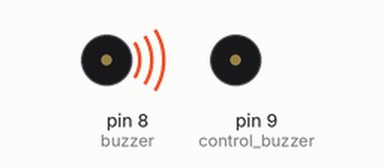
This sketch was run on a simulated Arduino Uno, built with avr-gcc and run on an emulated ATmega328P. Parts: buzzer (waves = sounding, pin HIGH).

Above: at 0.2 s.
Timing chart, 0 to 8.1 s (numbered marks = the images above):
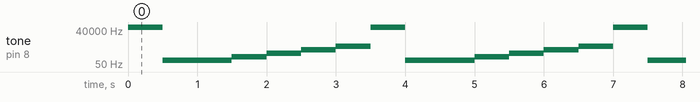

The sketch:

Deneyap_Buzzer.ino
```cpp
//int buzzerPin = 8;

//Türkiye Cumhuriyeti İstiklal Marşı
const int buzzer = 8; // buzzer pin8 ve GND'ye bağlı
const int control_buzzer = 9;
//kullanılacak notalar
int a, ad, b, c, cd, d, dd, e, f, fd, g, gd, a2, ad2, b2, c2, cd2, d2, dd2, e2, f2, fd2, g2, gd2, a3;
void setup()
{
Serial.begin(9600);
pinMode(buzzer, OUTPUT);
pinMode(control_buzzer, OUTPUT);
//////////////////////
// c  = do
// cd = do diyez
// d  = re
// dd = re diyez
// e  = mi
// f  = fa
// fd = fa diyez
// g  = sol
// gd = sol diyez
// a  = la
// ad = la diyez
// b  = si
///////////////////////
//notalara karşılık gelen frekans değerleri
a=440;
ad=466;
b=494;
c=523;
cd=554;
d=587;
dd=622;
e=659;
f = 698;
fd = 740;
g = 784;
gd = 830;
a2 = 880;
ad2 = 932;
b2 = 988;
c2 = 1046;
cd2 = 1108;
d2 = 1174;
dd2 = 1244;
e2 = 1318;
f2 = 1396;
fd2 = 1480;
g2 = 1568;
gd2 = 1660;
a3 = 1760;
}
void loop()
{


  tone(buzzer, -1);
  delay(500);
  tone(buzzer, 100);
  delay(500);
  tone(buzzer, 100);
  delay(500);
  tone(buzzer, 200);
  delay(500);
  tone(buzzer, 400);
  delay(500);
  tone(buzzer, 800);
  delay(500);
  tone(buzzer, 1600);
  delay(500);

}
/*
//Korkma Sönmez Bu Şafak
tone(buzzer, c);
delay(800);
tone(buzzer, f);
delay(800);
tone(buzzer, g);
delay(800);
tone(buzzer, gd);
delay(800);
tone(buzzer, e);
delay(400);
tone(buzzer, g);
delay(200);
tone(buzzer, f);
delay(1600);
noTone(buzzer);
delay(300);
//Larda Yüzden Al Sancak
tone(buzzer, f);
delay(800);
tone(buzzer, ad2);
delay(800);
tone(buzzer, c2);
delay(800);
tone(buzzer, cd2);
delay(800);
tone(buzzer, a2);
delay(400);
tone(buzzer, c2);
delay(200);
tone(buzzer, ad2);
delay(1600);
//Sönmeden Yurdumun Üstünde Tüten En Son Ocak O Be
tone(buzzer, c2);
delay(200);
tone(buzzer, ad2);
delay(200);
tone(buzzer, c2);
delay(200);
tone(buzzer, g);
delay(400);
noTone(buzzer);
delay(100);
tone(buzzer, g);
delay(400);
tone(buzzer, ad);
delay(200);
tone(buzzer, gd);
delay(400);
tone(buzzer, e);
delay(200);
tone(buzzer, f);
delay(400);
tone(buzzer, g);
delay(200);
tone(buzzer, gd);
delay(400);
tone(buzzer, ad);
delay(200);
tone(buzzer, c2);
delay(400);
tone(buzzer, cd2);
delay(200);
tone(buzzer, dd2);
delay(400);
tone(buzzer, f2);
delay(200);
tone(buzzer, dd2);
delay(400);
//Nim Milletimin
tone(buzzer, dd);
delay(200);
tone(buzzer, d);
delay(200);
tone(buzzer, dd);
delay(200);
tone(buzzer, c2);
delay(800);
tone(buzzer, ad);
delay(800);
tone(buzzer, gd);
delay(1600);
// Yıldızıdır Parlayacak O benim
tone(buzzer, c);
delay(200);
tone(buzzer, b);
delay(200);
tone(buzzer, c);
delay(200);
tone(buzzer, g);
delay(800);
tone(buzzer, c);
delay(800);
tone(buzzer, c2);
delay(800);
tone(buzzer, ad);
delay(200);
tone(buzzer, gd);
delay(200);
tone(buzzer, g);
delay(400);
tone(buzzer, gd);
delay(200);
tone(buzzer, f);
delay(800);
//Dir O Benim Milletimindir Ancak
tone(buzzer, f2);
delay(800);
tone(buzzer, dd2);
delay(200);
tone(buzzer, cd2);
delay(400);
tone(buzzer, c2);
delay(200);
tone(buzzer, ad);
delay(400);
tone(buzzer, gd);
delay(200);
tone(buzzer, g);
delay(400);
tone(buzzer, f);
delay(200);
tone(buzzer, c2);
delay(400);
tone(buzzer, c);
delay(800);
tone(buzzer, f);
delay(1600);
/////////////ikinci kıt'a
//Çatma Kurban Olayım
tone(buzzer, c);
delay(800);
tone(buzzer, f);
delay(800);
tone(buzzer, g);
delay(800);
tone(buzzer, gd);
delay(800);
tone(buzzer, e);
delay(400);
tone(buzzer, g);
delay(200);
tone(buzzer, f);
delay(1600);
noTone(buzzer);
delay(300);
//Çehreni Ey Nazlı Hilal
tone(buzzer, f);
delay(800);
tone(buzzer, ad2);
delay(800);
tone(buzzer, c2);
delay(800);
tone(buzzer, cd2);
delay(400);
tone(buzzer, ad2);
delay(400);
tone(buzzer, a2);
delay(400);
tone(buzzer, c2);
delay(400);
tone(buzzer, ad2);
delay(800);
//Kahraman Irkıma Bir Gül Ne Bu Şiddet Bu Celal Sana
tone(buzzer, c2);
delay(200);
tone(buzzer, ad2);
delay(200);
tone(buzzer, c2);
delay(200);
tone(buzzer, g);
delay(400);
noTone(buzzer);
delay(100);
tone(buzzer, g);
delay(400);
tone(buzzer, ad);
delay(200);
tone(buzzer, gd);
delay(400);
tone(buzzer, e);
delay(200);
tone(buzzer, f);
delay(400);
tone(buzzer, g);
delay(200);
tone(buzzer, gd);
delay(400);
tone(buzzer, ad);
delay(200);
tone(buzzer, c2);
delay(400);
tone(buzzer, cd2);
delay(200);
tone(buzzer, dd2);
delay(400);
tone(buzzer, f2);
delay(200);
tone(buzzer, dd2);
delay(400);
//Olmaz Dökülen
tone(buzzer, dd);
delay(200);
tone(buzzer, d);
delay(200);
tone(buzzer, dd);
delay(200);
tone(buzzer, c2);
delay(800);
tone(buzzer, ad);
delay(800);
tone(buzzer, gd);
delay(1600);
//Kanlarımız Sonra Helal Hakkıdır
tone(buzzer, c);
delay(200);
tone(buzzer, b);
delay(200);
tone(buzzer, c);
delay(200);
tone(buzzer, g);
delay(800);
tone(buzzer, c);
delay(800);
tone(buzzer, c2);
delay(800);
tone(buzzer, ad);
delay(200);
tone(buzzer, gd);
delay(200);
tone(buzzer, g);
delay(400);
tone(buzzer, gd);
delay(200);
tone(buzzer, f);
delay(800);
//Hakk'a Tapan Milletimin İstiklal
tone(buzzer, f2);
delay(800);
tone(buzzer, dd2);
delay(200);
tone(buzzer, cd2);
delay(400);
tone(buzzer, c2);
delay(200);
tone(buzzer, ad);
delay(400);
tone(buzzer, gd);
delay(200);
tone(buzzer, g);
delay(400);
tone(buzzer, f);
delay(200);
tone(buzzer, c2);
delay(400);
tone(buzzer, c);
delay(800);
tone(buzzer, f);
delay(1600);
noTone(buzzer);
delay(300);
}
*/
/*
void setup()
{
  pinMode(buzzerPin, OUTPUT);
}

void loop()
{
  tone(buzzerPin, 200);
  delay(500);
  noTone(buzzerPin);
  delay(500);

  tone(buzzerPin, 400);
  delay(500);
  noTone(buzzerPin);
  delay(500);

  tone(buzzerPin, 600);
  delay(500);
  noTone(buzzerPin);
  delay(500);
}
*/
```

Measured:
- by itself, tone on pin 8 (buzzer): repeats every 3.5 s: 100 Hz 1.0 s, 200 Hz 0.50 s, 400 Hz 0.50 s, 800 Hz 0.50 s, 1600 Hz 0.50 s, 65535 Hz 0.50 s
